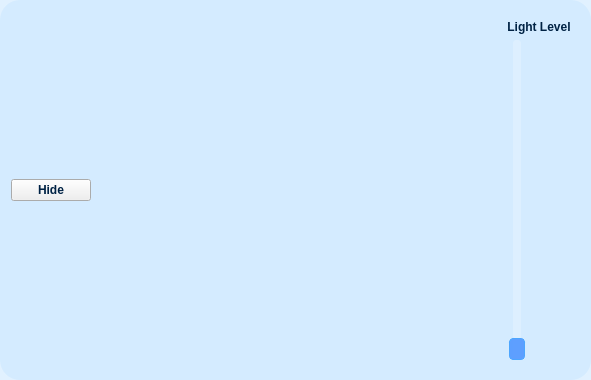
<?xml version="1.0" encoding="UTF-8"?>
<ui version="4.0">
 <class>FastSettingsWidget</class>
 <widget class="QWidget" name="FastSettingsWidget">
  <property name="geometry">
   <rect>
    <x>0</x>
    <y>0</y>
    <width>591</width>
    <height>380</height>
   </rect>
  </property>
  <property name="windowTitle">
   <string>Form</string>
  </property>
  <property name="windowOpacity">
   <double>1.000000000000000</double>
  </property>
  <property name="styleSheet">
   <string notr="true">    QWidget#FastSettingsWidget {
        background-color: rgba(200, 230, 255, 140); /* 淡蓝，半透明 */
        border-radius: 20px;
    }

    QLabel, QPushButton {
        color: #002244;
        font-weight: bold;
    }

    QSlider::groove:vertical {
        background: rgba(255, 255, 255, 0.2);
        border-radius: 3px;
        width: 8px;
    }

    QSlider::handle:vertical {
        background: rgba(80, 150, 255, 0.9);
        border: 1px solid #4da6ff;
        height: 20px;
        margin: 0 -4px;
        border-radius: 4px;
    }</string>
  </property>
  <layout class="QHBoxLayout" name="horizontalLayout">
   <item>
    <widget class="QPushButton" name="btn_hide">
     <property name="text">
      <string>Hide</string>
     </property>
    </widget>
   </item>
   <item>
    <spacer name="horizontalSpacer">
     <property name="orientation">
      <enum>Qt::Orientation::Horizontal</enum>
     </property>
     <property name="sizeHint" stdset="0">
      <size>
       <width>513</width>
       <height>20</height>
      </size>
     </property>
    </spacer>
   </item>
   <item>
    <widget class="QWidget" name="widget" native="true">
     <layout class="QVBoxLayout" name="verticalLayout">
      <item>
       <widget class="QLabel" name="light_settings_label">
        <property name="text">
         <string>Light Level</string>
        </property>
        <property name="alignment">
         <set>Qt::AlignmentFlag::AlignCenter</set>
        </property>
       </widget>
      </item>
      <item>
       <widget class="QSlider" name="light_slider">
        <property name="orientation">
         <enum>Qt::Orientation::Vertical</enum>
        </property>
        <property name="tickPosition">
         <enum>QSlider::TickPosition::TicksAbove</enum>
        </property>
       </widget>
      </item>
     </layout>
    </widget>
   </item>
  </layout>
 </widget>
 <resources/>
 <connections/>
</ui>
